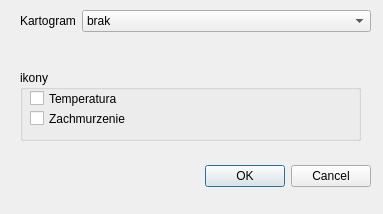
<?xml version="1.0" encoding="UTF-8"?>
<ui version="4.0">
 <class>PogodynkaDialogBase</class>
 <widget class="QDialog" name="PogodynkaDialogBase">
  <property name="geometry">
   <rect>
    <x>0</x>
    <y>0</y>
    <width>383</width>
    <height>214</height>
   </rect>
  </property>
  <property name="windowTitle">
   <string>Pogodynka</string>
  </property>
  <widget class="QDialogButtonBox" name="button_box">
   <property name="geometry">
    <rect>
     <x>30</x>
     <y>160</y>
     <width>341</width>
     <height>32</height>
    </rect>
   </property>
   <property name="orientation">
    <enum>Qt::Horizontal</enum>
   </property>
   <property name="standardButtons">
    <set>QDialogButtonBox::Cancel|QDialogButtonBox::Ok</set>
   </property>
  </widget>
  <widget class="QWidget" name="formLayoutWidget">
   <property name="geometry">
    <rect>
     <x>20</x>
     <y>10</y>
     <width>351</width>
     <height>48</height>
    </rect>
   </property>
   <layout class="QFormLayout" name="formLayout">
    <property name="fieldGrowthPolicy">
     <enum>QFormLayout::AllNonFixedFieldsGrow</enum>
    </property>
    <item row="0" column="0">
     <widget class="QLabel" name="label">
      <property name="text">
       <string>Kartogram</string>
      </property>
     </widget>
    </item>
    <item row="0" column="1">
     <widget class="QComboBox" name="comboBox">
      <item>
       <property name="text">
        <string>brak</string>
       </property>
      </item>
      <item>
       <property name="text">
        <string>temperatura</string>
       </property>
      </item>
      <item>
       <property name="text">
        <string>wilgotność powietrza</string>
       </property>
      </item>
      <item>
       <property name="text">
        <string>prędkość wiatru</string>
       </property>
      </item>
      <item>
       <property name="text">
        <string>zachmurzenie</string>
       </property>
      </item>
     </widget>
    </item>
   </layout>
  </widget>
  <widget class="QGroupBox" name="groupBox">
   <property name="geometry">
    <rect>
     <x>20</x>
     <y>70</y>
     <width>341</width>
     <height>71</height>
    </rect>
   </property>
   <property name="title">
    <string>ikony</string>
   </property>
   <widget class="QCheckBox" name="checkBox">
    <property name="geometry">
     <rect>
      <x>10</x>
      <y>20</y>
      <width>101</width>
      <height>17</height>
     </rect>
    </property>
    <property name="text">
     <string>Temperatura</string>
    </property>
   </widget>
   <widget class="QCheckBox" name="checkBox_2">
    <property name="geometry">
     <rect>
      <x>10</x>
      <y>40</y>
      <width>101</width>
      <height>17</height>
     </rect>
    </property>
    <property name="text">
     <string>Zachmurzenie</string>
    </property>
   </widget>
  </widget>
 </widget>
 <resources/>
 <connections>
  <connection>
   <sender>button_box</sender>
   <signal>accepted()</signal>
   <receiver>PogodynkaDialogBase</receiver>
   <slot>accept()</slot>
   <hints>
    <hint type="sourcelabel">
     <x>20</x>
     <y>20</y>
    </hint>
    <hint type="destinationlabel">
     <x>20</x>
     <y>20</y>
    </hint>
   </hints>
  </connection>
  <connection>
   <sender>button_box</sender>
   <signal>rejected()</signal>
   <receiver>PogodynkaDialogBase</receiver>
   <slot>reject()</slot>
   <hints>
    <hint type="sourcelabel">
     <x>20</x>
     <y>20</y>
    </hint>
    <hint type="destinationlabel">
     <x>20</x>
     <y>20</y>
    </hint>
   </hints>
  </connection>
 </connections>
</ui>
